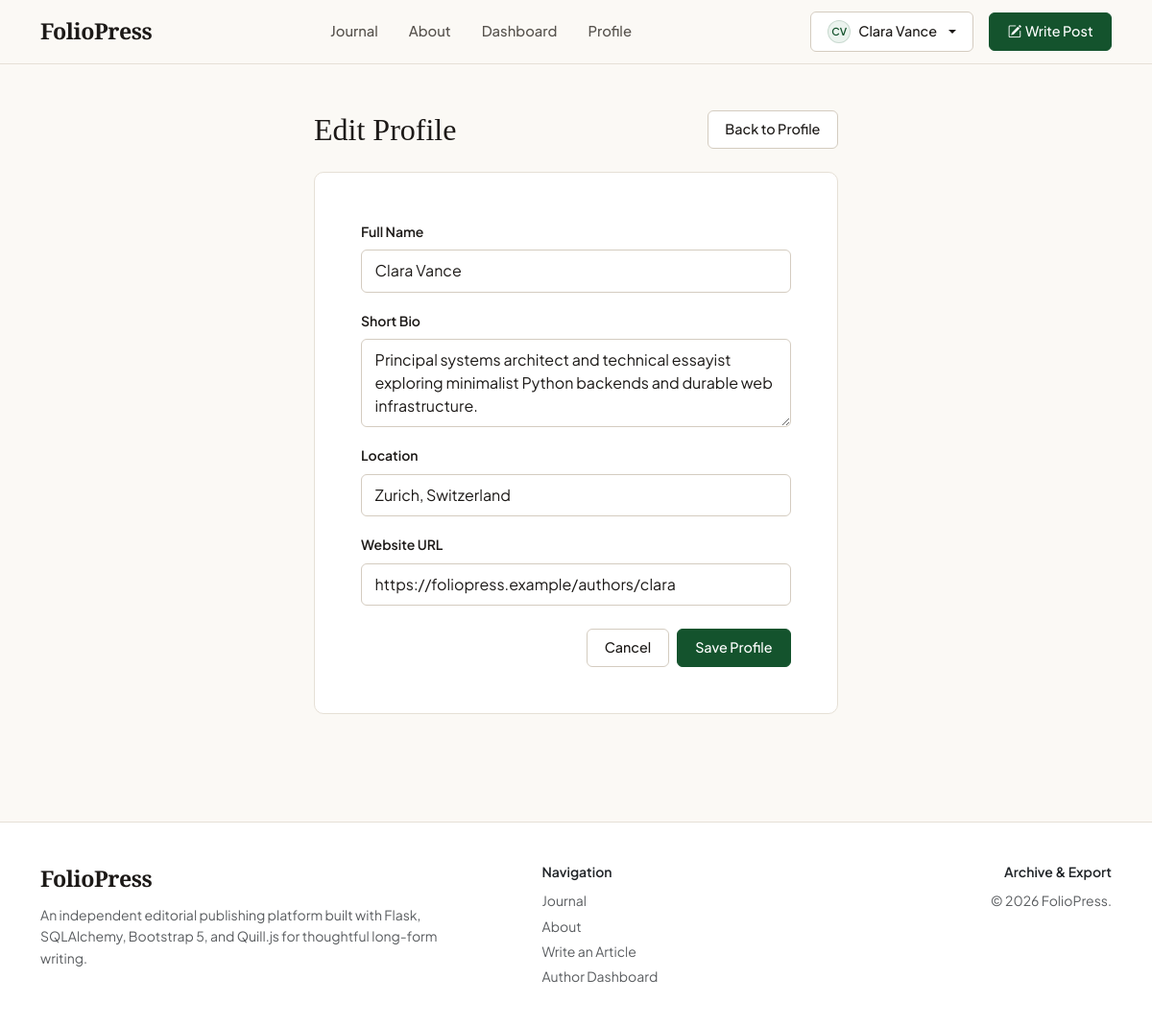
/profile/edit (signed in), run on the app's committed database.
### app/models/user.py (models this page shows, shortened)
class User(UserMixin, db.Model):
    __tablename__ = "users"
    id = db.Column(db.Integer, primary_key=True)
    full_name = db.Column(db.String(120), nullable=False)
    username = db.Column(db.String(64), unique=True, nullable=False, index=True)
    email = db.Column(db.String(120), unique=True, nullable=False, index=True)
    password_hash = db.Column(db.String(256), nullable=False)
    bio = db.Column(db.Text, default="", nullable=False)
    location = db.Column(db.String(100), default="", nullable=False)
    website = db.Column(db.String(200), default="", nullable=False)
    created_at = db.Column(
        db.DateTime, default=lambda: datetime.now(timezone.utc), nullable=False
    )
    posts = db.relationship(
        "Post",
        back_populates="author",
        cascade="all, delete-orphan",
        lazy="dynamic",
    )
    comments = db.relationship(
        "Comment",
        back_populates="author",
        cascade="all, delete-orphan",
        lazy="dynamic",
    )
    @property
    def initials(self) -> str:
        parts = [p for p in self.full_name.strip().split() if p]
        if not parts:
            return self.username[:2].upper()
        if len(parts) == 1:
            return parts[0][:2].upper()
        return (parts[0][0] + parts[-1][0]).upper()

### app/routes/profile.py (the view, shortened to what this page needs)
@profile_bp.route("/edit", methods=["GET", "POST"])
@login_required
def edit():
    form = ProfileEditForm(obj=current_user)
    return render_template("profile/edit.html", form=form)

### app/forms/auth_forms.py
class ProfileEditForm(FlaskForm):
    full_name = StringField(
        "Full Name",
        validators=[
            DataRequired(message="Full name is required."),
            Length(min=2, max=120),
        ],
    )
    bio = TextAreaField(
        "Short Bio",
        validators=[Optional(), Length(max=500, message="Bio cannot exceed 500 characters.")],
    )
    location = StringField(
        "Location",
        validators=[Optional(), Length(max=100)],
    )
    website = StringField(
        "Website URL",
        validators=[Optional(), URL(message="Please enter a valid URL starting with http:// or https://."), Length(max=200)],
    )
    submit = SubmitField("Save Profile")

### app/__init__.py (called while the page is built)
def _register_template_helpers(app: Flask) -> None:
    @app.template_filter("format_date")
    def format_date(dt: datetime | None, fmt: str = "%b %d, %Y") -> str:
        if dt is None:
            return ""
        return dt.strftime(fmt)
    @app.context_processor
    def inject_globals():
        return {
            "current_year": datetime.now(timezone.utc).year,
            "site_name": "FolioPress",
            "enable_zip_download": os.environ.get("ENABLE_ZIP_DOWNLOAD", "false").lower() == "true",
        }

### app/models/user.py (called while the page is built)
@login_manager.user_loader
def load_user(user_id: str):
    return db.session.get(User, int(user_id))

### app/templates/profile/edit.html (shortened to what this page needs)
{% extends "base.html" %}
{% block content %}
<section class="py-5">
  <div class="container">
    <div class="row justify-content-center">
      <div class="col-md-8 col-lg-6">
        <div class="d-flex align-items-center justify-content-between mb-4">
          <h1 class="font-serif h2 mb-0">Edit Profile</h1>
          <a href="{{ url_for('profile.view', username=current_user.username) }}" class="btn btn-fp-outline btn-sm">
            Back to Profile
          </a>
        </div>
        <div class="fp-panel p-4 p-sm-5">
          <form method="post" novalidate>
            <div class="mb-3">
              {{ form.full_name.label(class="form-label small fw-semibold") }}
              {{ form.full_name(class="form-control" + (" is-invalid" if form.full_name.errors else "")) }}
            </div>
            <div class="mb-3">
              {{ form.bio.label(class="form-label small fw-semibold") }}
              {{ form.bio(
                class="form-control" + (" is-invalid" if form.bio.errors else ""),
                rows="3",
                placeholder="Tell readers a little about your work and interests..."
              ) }}
            </div>
            <div class="mb-3">
              {{ form.location.label(class="form-label small fw-semibold") }}
              {{ form.location(
                class="form-control" + (" is-invalid" if form.location.errors else ""),
                placeholder="City, Country"
              ) }}
            </div>
            <div class="mb-4">
              {{ form.website.label(class="form-label small fw-semibold") }}
              {{ form.website(
                class="form-control" + (" is-invalid" if form.website.errors else ""),
                placeholder="https://example.com"
              ) }}
            </div>
            <div class="d-flex justify-content-end gap-2">
              <a href="{{ url_for('profile.view', username=current_user.username) }}" class="btn btn-fp-outline">Cancel</a>
              {{ form.submit(class="btn btn-fp-primary") }}
            </div>
          </form>
        </div>
      </div>
    </div>
  </div>
</section>
{% endblock %}

### app/templates/components/_navbar.html (shortened to what this page needs)
<header class="sticky-top fp-navbar">
  <nav class="navbar navbar-expand-lg py-0" aria-label="Primary navigation">
    <div class="container">
      <a class="fp-brand" href="{{ url_for('main.index') }}">{{ site_name }}</a>
      <div class="collapse navbar-collapse" id="primaryNavCollapse">
        <ul class="navbar-nav mx-auto mb-2 mb-lg-0 gap-lg-2">
          <li class="nav-item">
            <a
              class="nav-link fp-nav-link {% if request.endpoint == 'main.index' %}active{% endif %}"
              href="{{ url_for('main.index') }}"
            >Journal</a>
          </li>
          <li class="nav-item">
            <a
              class="nav-link fp-nav-link {% if request.endpoint == 'main.about' %}active{% endif %}"
              href="{{ url_for('main.about') }}"
            >About</a>
          </li>
          {% if current_user.is_authenticated %}
          <li class="nav-item">
            <a
              class="nav-link fp-nav-link {% if request.endpoint == 'posts.dashboard' %}active{% endif %}"
              href="{{ url_for('posts.dashboard') }}"
            >Dashboard</a>
          </li>
          <li class="nav-item">
            <a
              class="nav-link fp-nav-link {% if request.endpoint == 'profile.view' and request.view_args.get('username') == current_user.username %}active{% endif %}"
              href="{{ url_for('profile.view', username=current_user.username) }}"
            >Profile</a>
          </li>
          {% endif %}
        </ul>
        <div class="d-flex align-items-center gap-3 pt-2 pt-lg-0">
          {% if current_user.is_authenticated %}
            <div class="dropdown">
              <button
                class="btn btn-fp-outline dropdown-toggle d-inline-flex align-items-center gap-2"
                type="button"
                data-bs-toggle="dropdown"
                aria-expanded="false"
              >
                <span class="fp-avatar" style="width: 24px; height: 24px; font-size: 0.68rem;">{{ current_user.initials }}</span>
                <span class="text-truncate" style="max-width: 140px;">{{ current_user.full_name }}</span>
              </button>
            </div>
            <a class="btn btn-fp-primary" href="{{ url_for('posts.create') }}">
              <i class="bi bi-pencil-square me-1"></i>Write Post
            </a>
          {% else %}
            <a class="fp-nav-link text-decoration-none" href="{{ url_for('auth.login') }}">Sign In</a>
            <a class="btn btn-fp-primary" href="{{ url_for('auth.register') }}">Create Account</a>
          {% endif %}
        </div>
      </div>
    </div>
  </nav>
</header>

### app/static/css/style.css (style rules this page uses)
:root { --fp-bg: #fbf9f5; --fp-surface: #ffffff; --fp-surface-alt: #f4f0e8; --fp-border: #e6e0d6; --fp-border-strong: #d4ccc0; --fp-ink: #1c1917; --fp-ink-muted: #57534e; --fp-ink-subtle: #78716c; --fp-accent: #14532d; --fp-accent-hover: #0f3f22; --fp-accent-tint: #ebf3ee; --fp-danger: #991b1b; --fp-serif: "Playfair Display", Georgia, serif; --fp-prose: "Source Serif 4", Georgia, serif; --fp-sans: "Plus Jakarta Sans", -apple-system, BlinkMacSystemFont, "Segoe UI", sans-serif; --bs-body-bg: var(--fp-bg); --bs-body-color: var(--fp-ink); --bs-body-font-family: var(--fp-sans); --bs-primary: var(--fp-accent); --bs-primary-rgb: 20, 83, 45; --bs-border-color: var(--fp-border); --bs-link-color: var(--fp-accent); --bs-link-hover-color: var(--fp-accent-hover); }
html { scroll-behavior: smooth; }
body { background-color: var(--fp-bg); color: var(--fp-ink); font-family: var(--fp-sans); line-height: 1.6; min-height: 100vh; display: flex; flex-direction: column; -webkit-font-smoothing: antialiased; }
.font-serif { font-family: var(--fp-serif); }
.fp-navbar { background-color: rgba(251, 249, 245, 0.94); backdrop-filter: blur(8px); border-bottom: 1px solid var(--fp-border); padding-top: 0.75rem; padding-bottom: 0.75rem; }
.fp-brand { font-family: var(--fp-serif); font-weight: 700; font-size: 1.45rem; letter-spacing: -0.02em; color: var(--fp-ink); text-decoration: none; white-space: nowrap; }
.fp-nav-link { color: var(--fp-ink-muted); font-size: 0.925rem; font-weight: 500; padding: 0.4rem 0.75rem !important; white-space: nowrap; position: relative; transition: color 150ms cubic-bezier(0.16, 1, 0.3, 1); }
.btn-fp-primary { background-color: var(--fp-accent); border-color: var(--fp-accent); color: #ffffff; font-weight: 500; font-size: 0.9rem; padding: 0.5rem 1.15rem; border-radius: 6px; white-space: nowrap; transition: background-color 150ms cubic-bezier(0.16, 1, 0.3, 1), transform 150ms cubic-bezier(0.16, 1, 0.3, 1); }
.btn-fp-outline { background-color: var(--fp-surface); border: 1px solid var(--fp-border-strong); color: var(--fp-ink); font-weight: 500; font-size: 0.9rem; padding: 0.5rem 1.1rem; border-radius: 6px; white-space: nowrap; transition: border-color 150ms ease, background-color 150ms ease; }
.fp-avatar { width: 34px; height: 34px; border-radius: 50%; background-color: var(--fp-accent-tint); color: var(--fp-accent); border: 1px solid rgba(20, 83, 45, 0.16); font-weight: 600; font-size: 0.78rem; display: inline-flex; align-items: center; justify-content: center; flex-shrink: 0; }
.fp-panel { background-color: var(--fp-surface); border: 1px solid var(--fp-border); border-radius: 10px; padding: 2rem; }
.form-control, .form-select { background-color: var(--fp-surface); border-color: var(--fp-border-strong); color: var(--fp-ink); border-radius: 6px; padding: 0.58rem 0.85rem; }

### data on the page
User: initials "CV", full_name "Clara Vance", bio "Principal systems architect and technical essayist exploring minimalist Python backends and durable web infrastructure.", location "Zurich, Switzerland", website "https://foliopress.example/authors/clara"

### other printed values
{{ site_name }} "FolioPress"
